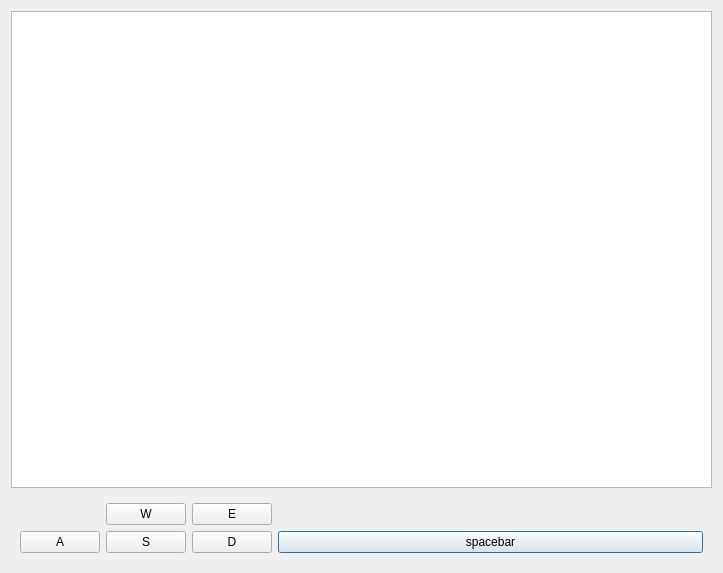
<?xml version="1.0" encoding="UTF-8"?>
<ui version="4.0">
 <class>QtXeNonZeroMainDialog</class>
 <widget class="QDialog" name="QtXeNonZeroMainDialog">
  <property name="geometry">
   <rect>
    <x>0</x>
    <y>0</y>
    <width>723</width>
    <height>573</height>
   </rect>
  </property>
  <layout class="QVBoxLayout" name="verticalLayout">
   <item>
    <widget class="QPlainTextEdit" name="text">
     <property name="font">
      <font>
       <family>Courier</family>
       <pointsize>8</pointsize>
      </font>
     </property>
     <property name="cursor" stdset="0">
      <cursorShape>ForbiddenCursor</cursorShape>
     </property>
     <property name="documentTitle">
      <string>xnz</string>
     </property>
     <property name="readOnly">
      <bool>true</bool>
     </property>
    </widget>
   </item>
   <item>
    <widget class="QWidget" name="widget" native="true">
     <layout class="QGridLayout" name="gridLayout">
      <item row="1" column="3">
       <widget class="QPushButton" name="button_space">
        <property name="toolTip">
         <string>Wait</string>
        </property>
        <property name="text">
         <string>spacebar</string>
        </property>
       </widget>
      </item>
      <item row="0" column="1">
       <widget class="QPushButton" name="button_w">
        <property name="sizePolicy">
         <sizepolicy hsizetype="Fixed" vsizetype="Fixed">
          <horstretch>0</horstretch>
          <verstretch>0</verstretch>
         </sizepolicy>
        </property>
        <property name="toolTip">
         <string>Up</string>
        </property>
        <property name="text">
         <string>W</string>
        </property>
       </widget>
      </item>
      <item row="1" column="1">
       <widget class="QPushButton" name="button_s">
        <property name="sizePolicy">
         <sizepolicy hsizetype="Fixed" vsizetype="Fixed">
          <horstretch>0</horstretch>
          <verstretch>0</verstretch>
         </sizepolicy>
        </property>
        <property name="toolTip">
         <string>Down</string>
        </property>
        <property name="text">
         <string>S</string>
        </property>
       </widget>
      </item>
      <item row="1" column="0">
       <widget class="QPushButton" name="button_a">
        <property name="sizePolicy">
         <sizepolicy hsizetype="Fixed" vsizetype="Fixed">
          <horstretch>0</horstretch>
          <verstretch>0</verstretch>
         </sizepolicy>
        </property>
        <property name="toolTip">
         <string>Left</string>
        </property>
        <property name="text">
         <string>A</string>
        </property>
       </widget>
      </item>
      <item row="1" column="2">
       <widget class="QPushButton" name="button_d">
        <property name="sizePolicy">
         <sizepolicy hsizetype="Fixed" vsizetype="Fixed">
          <horstretch>0</horstretch>
          <verstretch>0</verstretch>
         </sizepolicy>
        </property>
        <property name="toolTip">
         <string>Right</string>
        </property>
        <property name="text">
         <string>D</string>
        </property>
       </widget>
      </item>
      <item row="0" column="2">
       <widget class="QPushButton" name="button_e">
        <property name="toolTip">
         <string>Fire</string>
        </property>
        <property name="text">
         <string>E</string>
        </property>
       </widget>
      </item>
     </layout>
    </widget>
   </item>
  </layout>
 </widget>
 <resources/>
 <connections/>
</ui>
